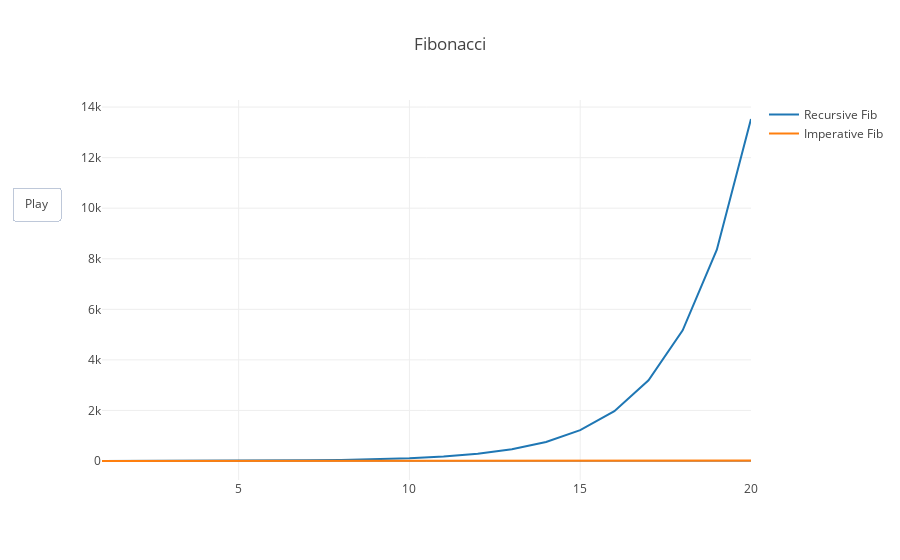

The cell this chart's notebook holds for it:
### Code cell
# p-p-p-p-p-ploooooot
fibplot(xsr,ysr,xsi,ysi)

### Figure 1 — Plotly figure (JSON) as saved in the notebook; plotly's stock layout.template omitted (floating-point values rounded to 4 significant figures)
{"data": [{"mode": "lines", "name": "Recursive Fib", "type": "scatter", "uid": "68df3408-d6fb-11e8-aa5d-406c8f174af0", "x": [1, 2, 3, 4, 5, 6, 7, 8, 9, 10, 11, 12, 13, 14, 15, 16, 17, 18, 19, 20], "y": [1, 1, 3, 5, 9, 15, 25, 41, 67, 109, 177, 287, 465, 753, 1219, 1973, 3193, 5167, 8361, 13529]}, {"mode": "lines", "name": "Imperative Fib", "type": "scatter", "uid": "68df36f6-d6fb-11e8-aa5d-406c8f174af0", "x": [1, 2, 3, 4, 5, 6, 7, 8, 9, 10, 11, 12, 13, 14, 15, 16, 17, 18, 19, 20], "y": [0, 0, 1, 2, 3, 4, 5, 6, 7, 8, 9, 10, 11, 12, 13, 14, 15, 16, 17, 18]}], "layout": {"title": "Fibonacci", "updatemenus": [{"buttons": [{"args": [null], "label": "Play", "method": "animate"}], "pad": {"r": 10, "t": 87}, "showactive": false, "type": "buttons"}]}}
